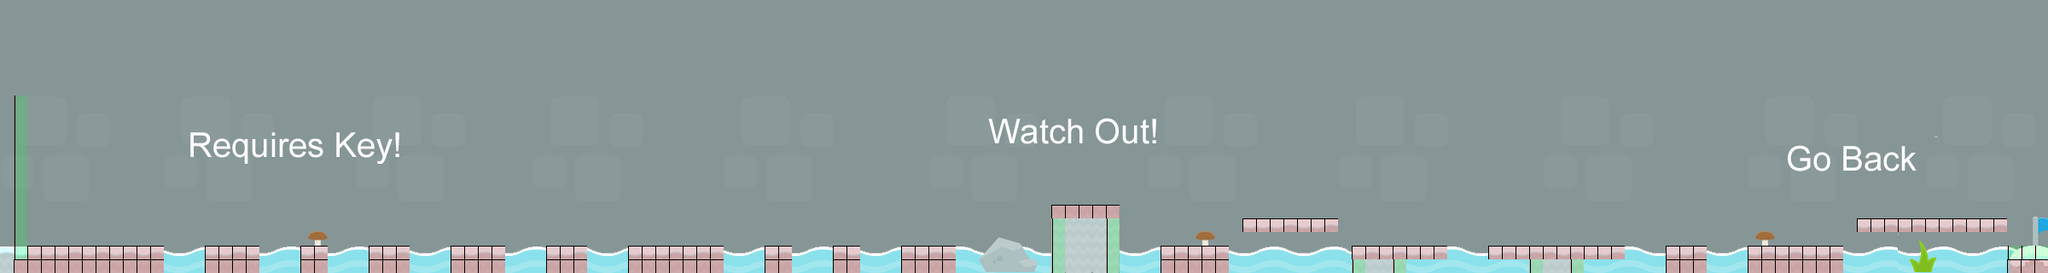

The image is a tile-based game level rendered from a .tmx file. Its description and source (layers, tilesets, objects; grid data summarised) follow:
An orthogonal 150x20 tile map with 16x16 px tiles, 5 tile layers (cav, water, bg, bgtwo, ...), 5 tilesets and 15 objects (Gate, EnemyOne, EnemyTwo, star1, star2, ...).

<map version="1.0" orientation="orthogonal" width="150" height="20" tilewidth="16" tileheight="16">
 <tileset firstgid="1" name="requireskey" tilewidth="16" tileheight="16">
  <image source="requireskey.png" width="400" height="400" />
 </tileset>
 <tileset firstgid="626" name="watertiles" tilewidth="16" tileheight="16">
  <image source="watertiles.png" width="512" height="384" />
 </tileset>
 <tileset firstgid="1394" name="meta_tiles" tilewidth="16" tileheight="16">
  <image source="meta_tiles.png" width="67" height="34" />
  <tile id="0">
   <properties>
    <property name="Stand" value="True" />
   </properties>
  </tile>
  <tile id="6">
   <properties>
    <property name="BlockRight" value="True" />
   </properties>
  </tile>
 </tileset>
 <tileset firstgid="1402" name="bg_castle" tilewidth="16" tileheight="16">
  <image source="bg_castle.png" width="256" height="256" />
 </tileset>
 <tileset firstgid="1658" name="levelonetiles" tilewidth="16" tileheight="16">
  <image source="levelonetiles.png" width="400" height="400" />
 </tileset>
 <layer name="cav" width="150" height="20">
  <data>[3000 cells, 3000 non-empty, 255 distinct tile ids]</data>
 </layer>
 <layer name="water" width="150" height="20">
  <data>[3000 cells, 149 non-empty, 22 distinct tile ids]</data>
 </layer>
 <layer name="bg" width="150" height="20">
  <data>[3000 cells, 262 non-empty, 74 distinct tile ids]</data>
 </layer>
 <layer name="bgtwo" width="150" height="20">
  <data>[3000 cells, 162 non-empty, 156 distinct tile ids]</data>
 </layer>
 <layer name="block" width="150" height="20">
  <data>[3000 cells, 183 non-empty, 2 distinct tile ids]</data>
 </layer>
 <objectgroup name="Object" width="150" height="20">
  <object name="Gate" x="96" y="276" />
  <object name="EnemyOne" x="436" y="281" />
  <object name="EnemyTwo" x="2146" y="281" />
 </objectgroup>
 <objectgroup name="starObjs" width="150" height="20">
  <object name="star1" x="151" y="265" />
  <object name="star2" x="175" y="265" />
  <object name="star3" x="794" y="285" />
  <object name="star4" x="1175" y="281" />
  <object name="star5" x="1266" y="234" />
  <object name="star8" x="2201" y="218" />
  <object name="star7" x="1831" y="282" />
  <object name="star6" x="1627" y="289" />
 </objectgroup>
 <objectgroup name="powerObjs" width="150" height="20">
  <object name="shotrefill1" x="1009" y="267" />
  <object name="platform1" x="1167" y="280" />
  <object name="shotrefill2" x="1961" y="276" />
 </objectgroup>
 <objectgroup name="moveObjs" width="150" height="20">
  <object name="Key" x="2109" y="268" />
 </objectgroup>
</map>
